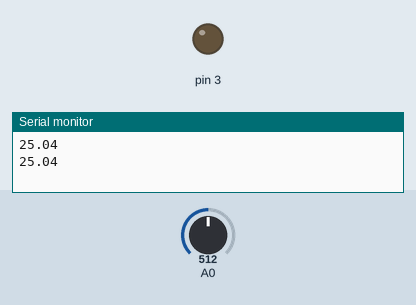
Recording of a sketch running on a simulated Arduino Uno, built with avr-gcc and run on an emulated ATmega328P. Parts: output pins drawn as LEDs (lit = HIGH), the last lines printed to the serial monitor. Inputs (shaded band) come from the test bench; at power-on: A0 = 512.

Above: at 2.8 s.
2.9 s: A0 set to 544
At 4.8 s:
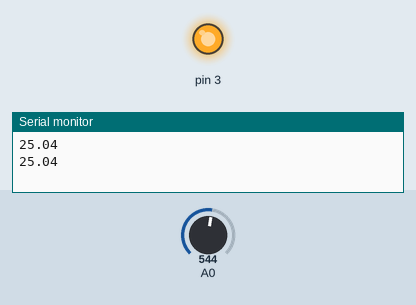
8.9 s: A0 set to 511
At 9.5 s:
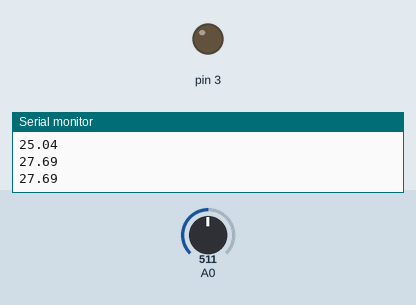
11.6 s: A0 set to 716
At 12.7 s:
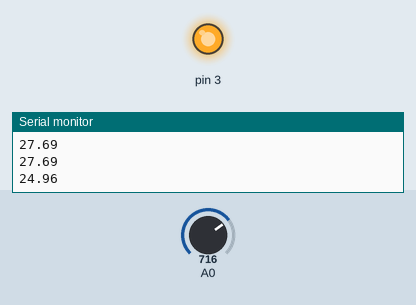
17.5 s: A0 set to 1012
20.2 s: A0 set to 1023
At 20.9 s:
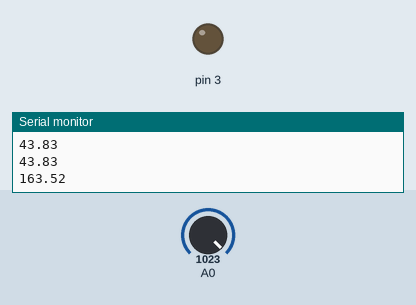
Timing chart, 0 to 23.2 s (numbered marks = the images above; inputs shaded):
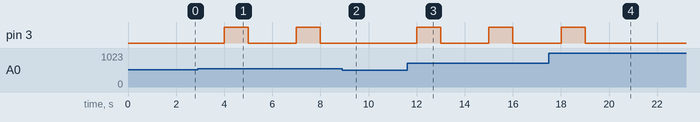

The sketch:

SenseTemp.ino
```cpp
int tempRaw;
float temp;
int B=4250;
float equivResistance;

void setup()
{
  Serial.begin(9600);
  pinMode(3, OUTPUT);
}

void loop()
{
  tempRaw=analogRead(0);
  equivResistance=(float)(1023-tempRaw)*10000/tempRaw;
  temp=1/(log(equivResistance/10000)/B+1/298.15)-273.15;
  if (temp > 27){
    digitalWrite(3, HIGH);
    delay(1000);
    digitalWrite(3, LOW);
    }
  Serial.println(temp);
  delay(2000);
 }
```

Measured:
- the behaviour switches between 535 and 536 on A0 (found by bisection; images 0 and 1)
- the behaviour switches between 1022 and 1023 on A0 (found by bisection; images 3 and 4)
- after the input at 2.9 s, pin 3: alternates HIGH for 1.0 s and LOW for 2.0 s, starting after 1.1 s
- after the input at 8.9 s, pin 3: stays LOW (without the input it goes to HIGH after 1.1 s)
- after the input at 11.6 s, pin 3: alternates HIGH for 1.0 s and LOW for 2.0 s, starting after 0.40 s
- after the input at 20.2 s, pin 3: stays LOW (without the input it goes to HIGH after 0.81 s)
